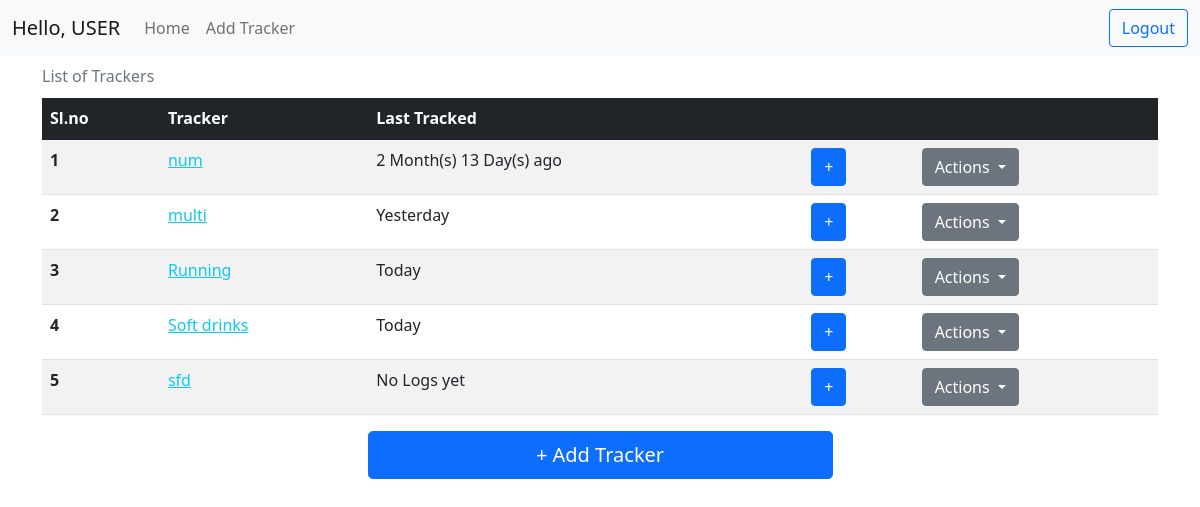
Before: / with the older database file.
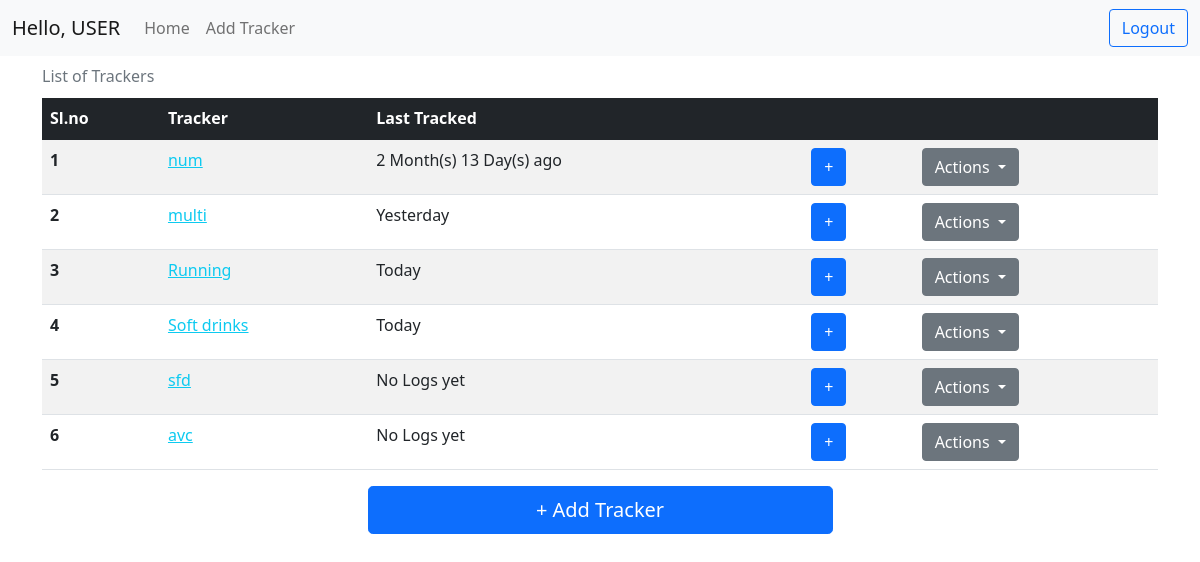
After: the same page with the newer database file.
### application/models.py (models this page shows)
class Tracker(db.Model):
    __tablename__ = "tracker"
    id = db.Column(db.Integer, primary_key=True, autoincrement=True)
    name = db.Column(db.String, nullable=False)
    description = db.Column(db.String)
    type = db.Column(db.Integer, nullable=False)
    settings = db.Column(db.String)
    user_id = db.Column(db.Integer, nullable=False)
    activity = db.relationship("Activity", backref="activity")

### app.py (the view)
@app.route("/", methods=["GET"])
def home():
    if request.method == "GET":
        trackers, lastTimestamps = getTrackers()
        return (
            render_template(
                "home.html", trackers=trackers, lastTimestamps=lastTimestamps
            ),
            200,
        )

### app.py (called while the page is built)
@app.after_request
def after_request(response):
    header = response.headers
    header["Access-Control-Allow-Origin"] = "*"
    return response

@app.after_request
def after_request(response):
    header = response.headers
    header["Access-Control-Allow-Origin"] = "*"
    return response

def getTrackers():
    trackers = db.session.query(Tracker).all()
    lastTimeStamps = {}
    for t in trackers:
        activity = (
        db.session.query(Activity)
        .filter(Activity.tracker_id == t.id)
        .order_by(Activity.timestamp.desc())
        .first()
    )
        if activity is None:
            lastTimeStamps[t.id] = "No Logs yet"
        else:
            lastTimeStamps[t.id] = convertToNaturalday(activity.timestamp)
    return trackers, lastTimeStamps

def convertToNaturalday(dt):
    count = (datetime.now() - dt).days
    if count == 0:
        return "Today"
    elif count == 1:
        return "Yesterday"
    elif count > 1 and count < 31:
        return count + " day(s) ago"
    elif count > 30 and count < 366:
        return "" + str(int(count / 30)) + " Month(s) " + str(count % 30) + " Day(s) ago"
    elif count > 365:
        noOfYears = str(int(count/365))
        remaining  = str(count % 365)
        return "" + noOfYears + " Year(s) " + remaining + " Day(s) ago"
    return (datetime.now() - dt).days

### templates/home.html (shortened to what this page needs)
<!DOCTYPE html>
<html>
{% include './head_content.html' %}
<body>
    {% include './navbar.html' %}
    <div class="container">
        {% if trackers|length > 0 %}
        <table class="table table-striped table-hover caption-top">
            <caption>List of Trackers</caption>
            <thead class="table-dark">
                <tr>
                    <th scope="col">Sl.no</th>
                    <th scope="col">Tracker</th>
                    <th scope="col">Last Tracked</th>
                    <th scope="col"></th>
                    <th scope="col"></th>
                </tr>
            </thead>
            <tbody>
                {% for t in trackers %}
                <tr>
                    <th scope="row"> {{ loop.index }}</th>
                    <td><a href="/tracker/{{ t.id }}/overview" class="link-info">{{ t.name }}</a></td>
                    <td>{{ lastTimestamps[t.id] }}</td>
                    <td><a class="btn btn-primary" href="/tracker/{{ t.id }}/log" role="button">+</a></td>
                    <td>
                        <div class="dropdown">
                            <a class="btn btn-secondary dropdown-toggle" href="#" role="button" id="dropdownMenuLink"
                                data-bs-toggle="dropdown" aria-expanded="false">
                                Actions
                            </a>
                        </div>
                    </td>
                </tr>
                {% endfor %}
            </tbody>
        </table>
        {% else %}
        <h5>There are no trackers present. Go ahead create one by cliking Add Tracker</h5>
        {% endif %}
        <div class="vstack gap-2 col-md-5 mx-auto">
            <a class="btn btn-primary btn-lg" href="/tracker/create" role="button">+ Add Tracker</a>
        </div>
    </div>
</body>
</html>

### templates/head_content.html (shortened to what this page needs)
<head>
    <link rel="stylesheet" href="https://cdn.jsdelivr.net/npm/bootstrap-icons@1.8.1/font/bootstrap-icons.css">
    <link href="https://cdn.jsdelivr.net/npm/bootstrap@5.1.3/dist/css/bootstrap.min.css" rel="stylesheet"
>
    <link rel="stylesheet" type="text/css" href="{{ url_for('static', filename='style.css') }}" />
</head>

### templates/navbar.html (shortened to what this page needs)
<nav class="navbar sticky-top navbar-expand-lg navbar-light bg-light">
    <div class="container-fluid">
      <a class="navbar-brand" href="/">Hello, USER</a>
      <div class="collapse navbar-collapse" id="navbarText">
        <ul class="navbar-nav me-auto mb-2 mb-lg-0">
          <li class="nav-item">
            <a class="nav-link" aria-current="page" href="/">Home</a>
          </li>
          <li class="nav-item">
            <a class="nav-link" href="/tracker/create">Add Tracker</a>
          </li>
        </ul>
        <form action="/logout" method="GET">
            <button class="btn btn-outline-primary" type="submit">Logout</button>
        </form>
      </div>
    </div>
  </nav>

Changed rows visible on the page:
added Tracker: name "avc", lastTimestamps "No Logs yet"
